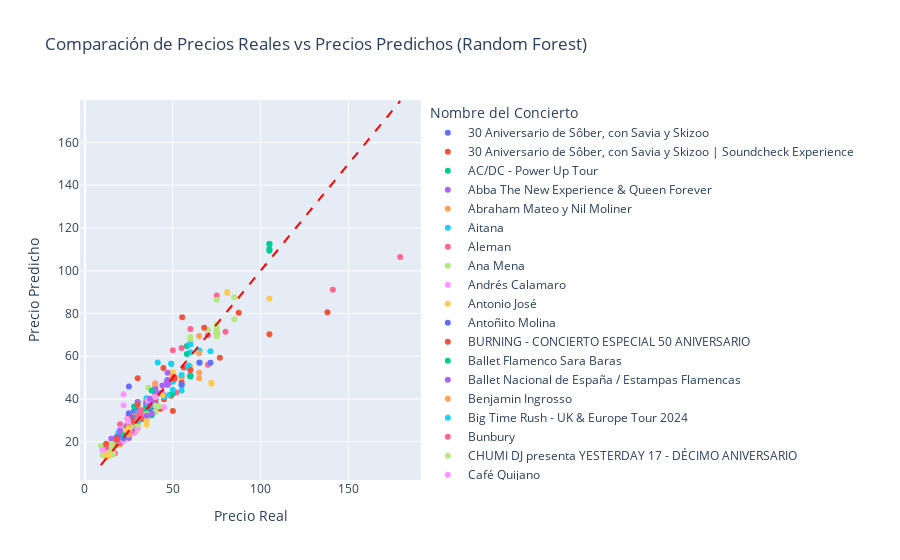

Notebook cell for this chart:
### Code cell
import pandas as pd
from sklearn.ensemble import RandomForestRegressor
import plotly.express as px

# Define el modelo con los parámetros encontrados mediante RandomizedSearchCV
best_model_random = RandomForestRegressor(n_estimators=50, min_samples_split=5, min_samples_leaf=2, max_depth=35, random_state=RANDOM_STATE)

# Entrena el modelo con tus datos
best_model_random.fit(X, y)

# Realiza predicciones con el modelo entrenado
predicciones = best_model_random.predict(X)

# Crea un DataFrame con los precios reales, predichos y el nombre del concierto
df = pd.DataFrame({'Nombre del Concierto': datos1['name'], 'Precio Real': y, 'Precio Predicho': predicciones})

# Crea un scatter plot interactivo con Plotly
fig = px.scatter(df, x='Precio Real', y='Precio Predicho', color='Nombre del Concierto',
                 title='Comparación de Precios Reales vs Precios Predichos (Random Forest)',
                 labels={'Precio Real': 'Precio Real', 'Precio Predicho': 'Precio Predicho'})

# Agrega una línea diagonal que representa la igualdad entre los precios reales y predichos
fig.add_shape(type='line',
              x0=df['Precio Real'].min(), y0=df['Precio Real'].min(),
              x1=df['Precio Real'].max(), y1=df['Precio Real'].max(),
              line=dict(color='red', width=2, dash='dash'))

# Mostrar el scatter plot interactivo
fig.show()
